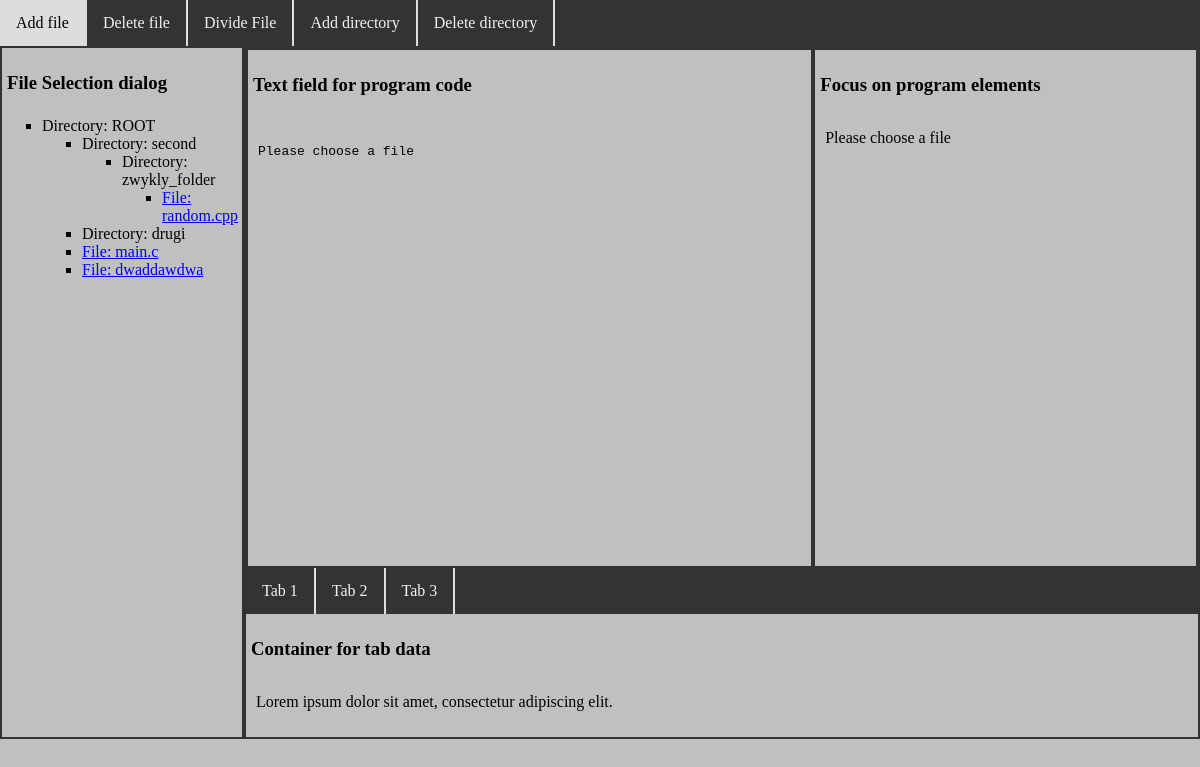
The app's page /frama/main, older data.
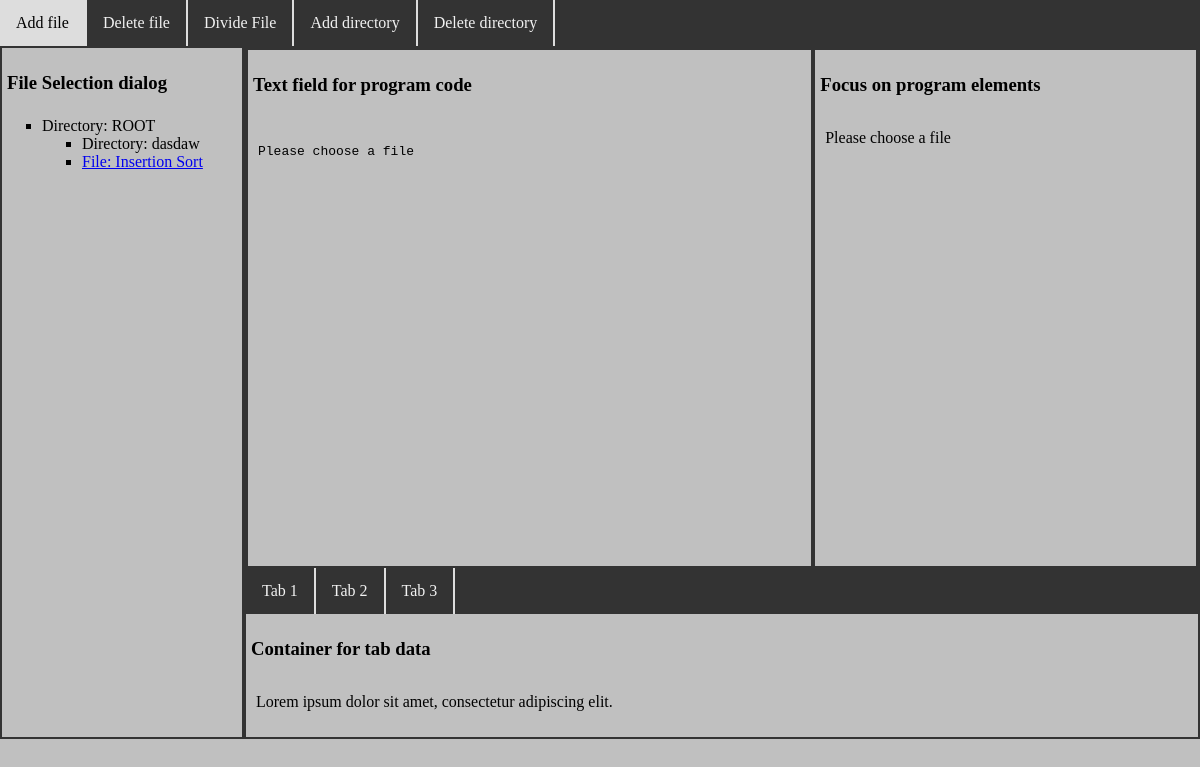
The same page, newer data.
### frama/models.py (models this page shows)
class BasicInformation(models.Model):
    timestamp = models.DateTimeField(auto_now_add=True)
    is_valid = models.BooleanField(default=True)

class Directory(BasicInformation):
    name = models.CharField(max_length=30, primary_key=True)
    description = models.CharField(max_length=100, null=True, blank=True)
    user = models.ForeignKey(User, on_delete=models.CASCADE)
    parent_directory = models.ForeignKey('Directory', on_delete=models.CASCADE, null=True, blank=True)
    def __str__(self):
        return "Directory: " + self.name

class BasicInformation(models.Model):
    timestamp = models.DateTimeField(auto_now_add=True)
    is_valid = models.BooleanField(default=True)

class File(BasicInformation):
    name = models.CharField(max_length=30, primary_key=True)
    description = models.CharField(max_length=100, null=True, blank=True)
    user = models.ForeignKey(User, on_delete=models.CASCADE)
    parent_directory = models.ForeignKey(Directory, on_delete=models.CASCADE, null=True, blank=True)
    file_field = models.FileField(upload_to="uploads/")
    def __str__(self):
        return "File: " + self.name

### frama/views.py (the view)
# urls.py: path('main', views.main, name="main"),
def main(request, chosen_file=None):
    request.session["uname_id"] = 1
    file = None
    file_elements = None
    file_content = None
    if chosen_file is not None:
        file = get_object_or_404(File, pk=chosen_file, is_valid=True)
        file_elements = focus_on_program_elements_helper(file)
        file_content = read_file(file)
    root_directory = Directory.objects.get(pk="ROOT", is_valid=True)
    return render(request, "frama/index.html", {
        "recursive_structure": [root_directory],
        "chosen_file": file,
        "file_elements": file_elements,
        "file_content": file_content,
    })

### frama/templates/frama/index.html (shortened to what this page needs)
<!DOCTYPE html>
<html lang="en">
<head>
    {% load static %}
    <link rel="stylesheet" href="{% static 'frama/css/index.css' %}">
</head>
<body>
<div class="full-height">
    <div class="topnav">
        <a href="{% url 'file-add' %}">Add file</a>
        <a href="{% url 'file-delete' %}">Delete file</a>
        <a href="{% url 'file-section-add' %}">Divide File</a>
        <a href="{% url 'directory-add' %}">Add directory</a>
        <a href="{% url 'directory-delete' %}">Delete directory</a>
    </div>
    <div class="flex-grid">
        <div class="col" id="files">
            <h3>File Selection dialog</h3>
            <ul>
                {% include "frama/directory_tree_recursive.html" %}
            </ul>
        </div>
        <div class="col">
            <div class="flex-grid" id="code-elements">
                <div class="col">
                    <h3>Text field for program code</h3>
                    {% include "frama/file_content.html" %}
                </div>
                <div class="col" id="elements">
                    <h3>Focus on program elements</h3>
                    {% include "frama/program_elements.html" %}
                </div>
            </div>
            <div id="tabs">
                <div class="topnav">
                    <a href="#">Tab 1</a>
                    <a href="#">Tab 2</a>
                    <a href="#">Tab 3</a>
                </div>
                <div>
                    <h3>Container for tab data</h3>
                    <p>Lorem ipsum dolor sit amet, consectetur adipiscing elit.</p>
                </div>
            </div>
        </div>
    </div>
</div>
</body>
</html>

### frama/templates/frama/directory_tree_recursive.html (shortened to what this page needs)
{% for entry in recursive_structure %}
    {% if entry.is_valid %}
        <li>
        </li>
    {% endif %}
{% endfor %}

### frama/templates/frama/file_content.html
{% load static %}
<link rel="stylesheet" href="{% static 'frama/css/file_sections.css' %}">
<pre>
<code>
{% if file_content %}{% for section_type, line in file_content %}<div id="line-{{ forloop.counter }}" {% if section_type %} class="{{ section_type }}"{% endif %}>{{ line }}</div>{% endfor %}{% else %}Please choose a file{% endif %}
</code>
</pre>

### frama/templates/frama/program_elements.html
<p>
    {% if file_elements %}
        {{ file_elements }}
    {% else %}
        Please choose a file
    {% endif %}
</p>

### frama/static/frama/css/index.css (style rules this page uses)
:root { --bar_color: #333; --default: silver; --background: whitesmoke; }
html, body { background-color: var(--background); margin: 0; }
div { background-color: var(--default); }
.full-height { height: 100vh; }
ul > li { list-style-type: square; }
.flex-grid { display: flex; }
.col { overflow-y: scroll; flex: 1; border: 2px solid var(--bar_color); }
.col p, .col pre { padding: 10px; }
.col h3 { padding: 5px; }
.topnav { overflow: hidden; background-color: var(--bar_color); }
.topnav a { float: left; display: block; color: #f2f2f2; text-align: center; padding: 14px 16px; text-decoration: none; border-right: 2px solid #ddd; }
#code-elements { height: 65vh; }
#files { max-width: 20%; }
#elements { max-width: 40%; }
#tabs { max-height: 20%; }

Row changes from the older to the newer data that the page shows:
changed Directory: name.name "Directory: ROOT Directory: second Directory: zwykly_folder File: random.cpp Directory: drugi File: main.c File: dwaddawdwa" → "Directory: ROOT Directory: dasdaw File: Insertion Sort"
